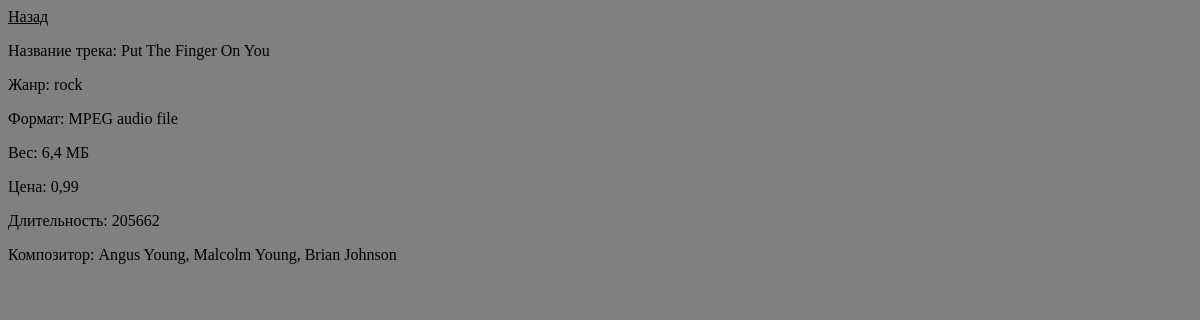
Page /track/6/ on the earlier database version.
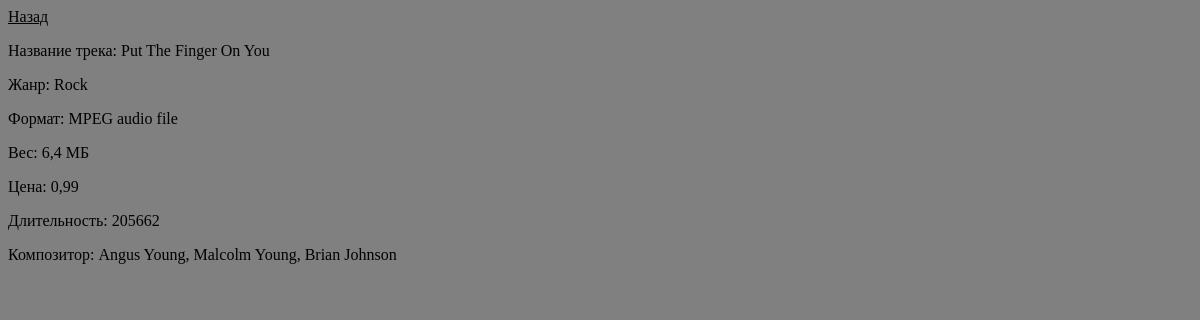
Same page on the later database version.
### kAboom/models.py (models this page shows, shortened)
class Track(models.Model):
    name = models.CharField(max_length=200)
    album = models.ForeignKey(Album, on_delete=models.CASCADE)
    media_type = models.ForeignKey(MediaType, on_delete=models.CASCADE)
    genre = models.ForeignKey(Genre, on_delete=models.CASCADE)
    composer = models.CharField(max_length=220, null=True)
    milliseconds = models.IntegerField(default=None)
    bytes = models.IntegerField(default=None)
    until_price = models.FloatField(default=None)

class Genre(models.Model):
    name = models.CharField(max_length=120)

class MediaType(models.Model):
    name = models.CharField(max_length=120)

### kAboom/views.py (the view)
# urls.py: path('track/<int:track_id>/', views.track, name='track'),
def track(request, track_id):
    track_details = get_object_or_404(Track, id=track_id)
    context = {'track_details': track_details}
    return render(request, 'kAboom/track.html', context)

### kAboom/templates/kAboom/track.html (shortened to what this page needs)
{% load static %}
<!DOCTYPE html>
<html lang="en">
<head>
    <link rel="stylesheet" type="text/css" href="{% static 'kAboom/css.css' %}">
</head>
<body>
<a href="{% url 'kAboom:album' track_details.album_id %}">Назад</a>
    <div>
    <p>Название трека: {{ track_details.name }}</p>
    <p>Жанр: {{ track_details.genre.name }}</p>
    <p>Формат: {{ track_details.media_type.name }}</p>
    <p>Вес: {{ track_details.bytes|filesizeformat }}</p>
    <p>Цена: {{ track_details.until_price }}</p>
    <p>Длительность: {{ track_details.milliseconds }}</p>
    <p>Композитор: {{ track_details.composer }}</p>
    </div>
</body>
</html>

Differences in the rows shown:
changed through a linked row, Track "Put The Finger On You": genre.name "rock" → "Rock"
